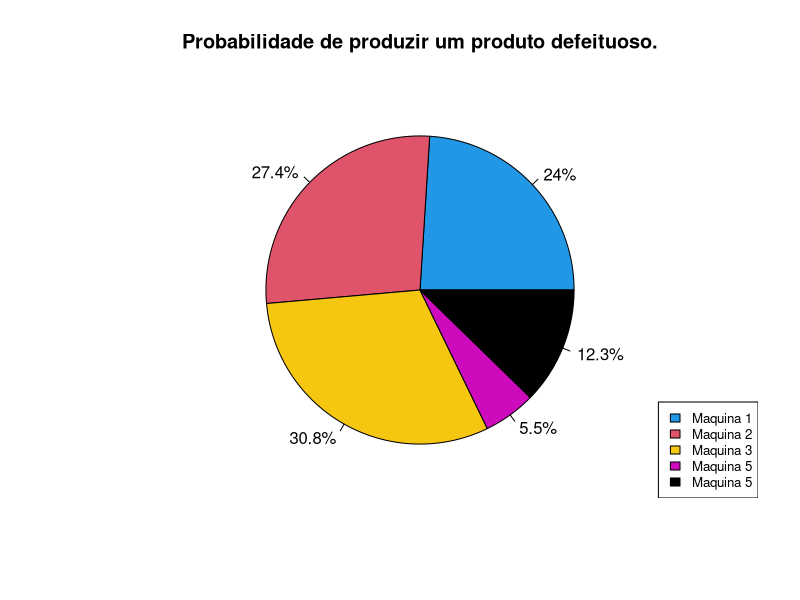

Write the R code that produced this figure.
#Developed By Roger Montiero
#Github: https://github.com/RogerMonteiro124
#Date: 09/05/2017
#Time:02:45:21

#Calcular a probabilidade de uma maquina
#produzir um produto com defeito usando o Teorema de Bayes

#############################################
##              Teorema                    ##
##   Pr(A|B)=(Pr(B|A) Pr(A))/Pr(B)         ##                                           
##                                         ##
#############################################
main<-function(){
  #Maquinas
  #cada maquina possue 2 parametros: A quantidade produzida 
  #com defeito e a quantidade produzida no total
  m1<-c(1,35)
  m2<-c(2,20)
  m3<-c(3,15)
  m4<-c(4,2)
  m5<-c(1,18)
  
  #Essa funcao calcula a fraçao de vezes que a maquina é usada
  PMi<-function(Mi){
    return(Mi[2]/100)
  }
  
  
  PDMi<-function(Mi){
    return(Mi[1]/100)
  }
  PDUMi<-function(Mi){
    return(PMi(Mi)*PDMi(Mi))
  }
  
  PD<-function(m1,m2,m3,m4,m5){
      D=PDUMi(m1)+PDUMi(m2)+PDUMi(m3)+PDUMi(m4)+PDUMi(m5)
      return(D)
  }
  D<-PD(m1,m2,m3,m4,m5)
  PM1D<-function(M1,D){
    return(round((PDMi(M1)*PMi(M1))/D*100,1))
  }
  PM2D<-function(M2,D){
    return(round((PDMi(M2)*PMi(M2))/D*100,1))
  }
  PM3D<-function(M3,D){
    return(round((PDMi(M3)*PMi(M3))/D*100,1))
  }
  PM4D<-function(M4,D){
    return(round((PDMi(M4)*PMi(M4))/D*100,1))
  }
  PM5D<-function(M5,D){
    return(round((PDMi(M5)*PMi(M5))/D*100,1))
  }
  
  
  ###DEBUGS###
  #PMi(m1)
  #PMi(m2)
  #PMi(m3)
  #PDMi(m1)
  #PDMi(m2)
  #PDMi(m3)
  #PDUMi(m1)
  #PDUMi(m2)
  #PDUMi(m3)
  #PD(m1,m2,m3)
  
  
  #PLOTANDO O GRAFICO
  
  grafico<-c(PM1D(m1,D),PM1D(m2,D),PM1D(m3,D),PM1D(m4,D),PM1D(m5,D))
  graficolabels<-paste(grafico,"%",sep = "")
  
  pie(grafico,main = "Probabilidade de produzir um produto defeituoso.",labels = graficolabels,col = c(4,2,7,6,9))
  
  #Adcionando a Legenda
  
  legend("bottomright","(1,2)", cex=0.8,fill = c(4,2,7,6,9),legend = c("Maquina 1","Maquina 2","Maquina 3","Maquina 5","Maquina 5"))
}
main()
